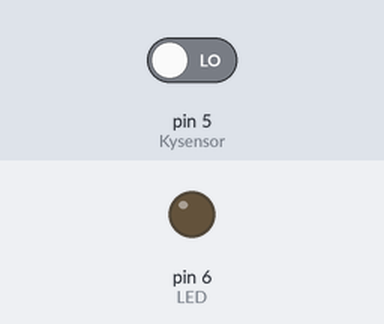
Bench run of a sketch on a simulated Arduino Uno, built with avr-gcc and run on an emulated ATmega328P. Shown: output pins drawn as LEDs (lit = HIGH). Inputs (shaded band) come from the test bench; at power-on: pin 5 (Kysensor) LOW.

Above: at 1.2 s.
1.3 s: pin 5 (Kysensor) driven HIGH
At 1.7 s:
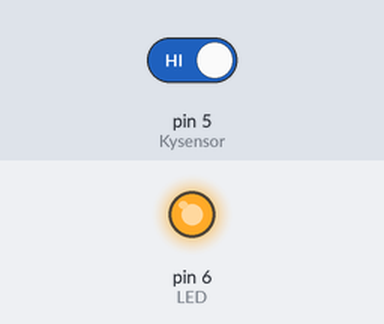
2.8 s: pin 5 (Kysensor) driven LOW
At 4.1 s:
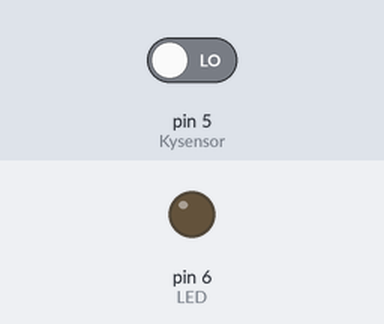
Timing chart, 0 to 5.8 s (numbered marks = the images above; inputs shaded):
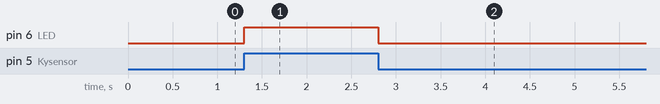

The sketch:

SOUND_SENSOR.ino
```cpp
#define Kysensor 5
#define LED 6

void setup()
{
    pinMode(Kysensor, INPUT);
    pinMode(LED, OUTPUT);
}

void loop()
{
    int statusSensor = digitalRead(Kysensor);
    if (statusSensor == 1)
    {
        digitalWrite(LED, HIGH);
    }
    else
    {
        digitalWrite(LED, LOW);
    }
}
```

Measured:
- after the input at 1.3 s, pin 6 (LED): LOW → HIGH at once
- after the input at 2.8 s, pin 6 (LED): HIGH → LOW at once
